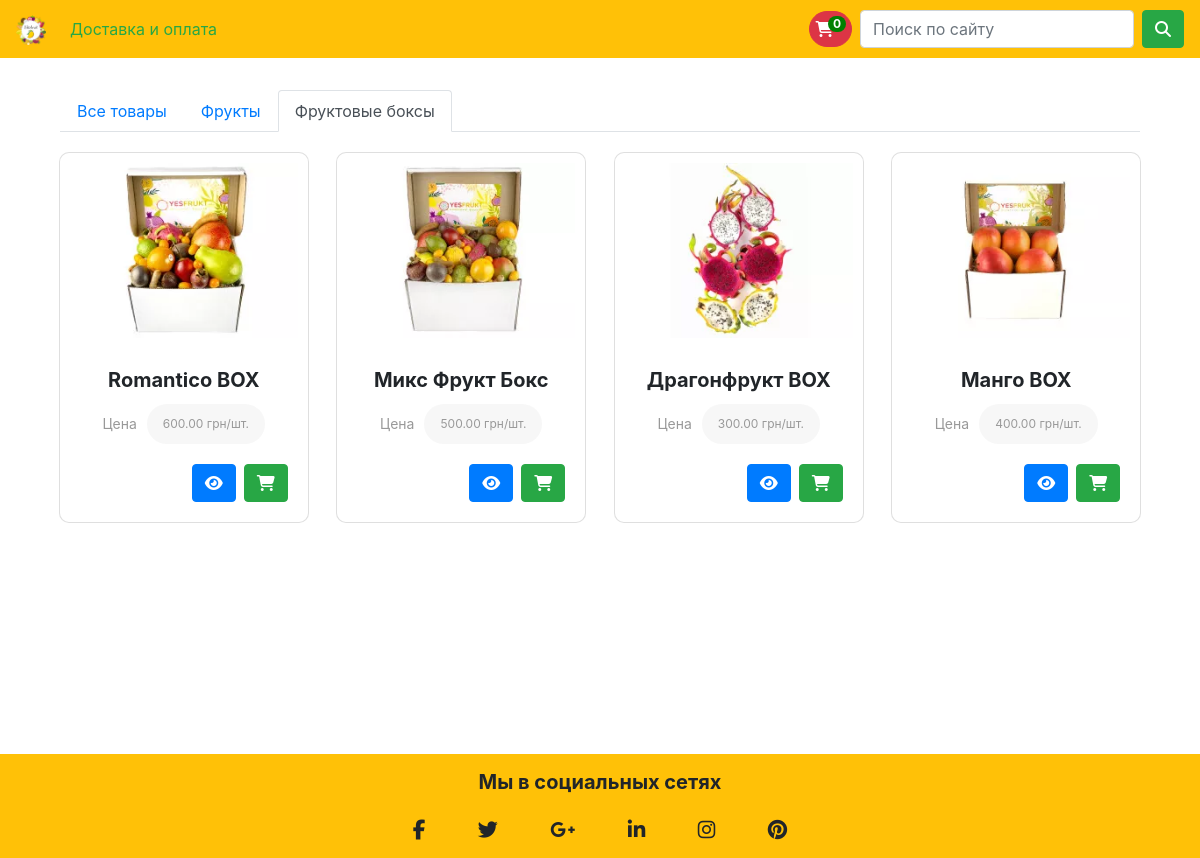
/?category_id=2, run on the app's committed database.
### main/models.py (models this page shows, shortened)
class Product(models.Model):
    name = models.CharField(max_length=200, db_index=True)
    image = models.ImageField(upload_to='products')
    description = models.TextField(blank=True)
    price = models.DecimalField(max_digits=10, decimal_places=2)
    stock = models.PositiveIntegerField()
    available = models.BooleanField(default=True)
    created = models.DateTimeField(auto_now_add=True)
    updated = models.DateTimeField(auto_now=True)
    category = models.ForeignKey(Category, related_name='products', null=True, on_delete=models.SET_NULL)
    class Meta:
        ordering = ('-created',)
        index_together = (('id', ),)
    def __str__(self):
        return self.name

### main/views.py (the view)
# urls.py: path('', views.index, name='index'),
def index(request):
    category = None
    category_id = request.GET.get('category_id')
    categories = Category.objects.all()
    query = request.GET.get('query')
    products = Product.objects.filter(available=True)
    if category_id:
        category = get_object_or_404(Category, pk=int(category_id))
        products = products.filter(category=category)
    if query:
        category = None
        products = products.filter(name__contains=query)
    template_url = 'main/pages/products.html'
    context = {
        'category': category,
        'categories_list': categories,
        'products_list': products,
    }
    return render(request, template_url, context)

### main/templates/main/pages/products.html
{% extends 'main/index.html' %}
{% block content %}
    <div class="container mt-3">
         <ul class="nav nav-tabs">
            <li class="nav-item">
                <a class="nav-link {% if not category.id %} active {% endif %}" href="/">Все товары</a>
            </li>
            <li class="nav-item">
                <a class="nav-link {% if category.id == 1 %} active {% endif %}" href="/?category_id=1">Фрукты</a>
            </li>
            <li class="nav-item">
                <a class="nav-link {% if category.id == 2 %} active {% endif %}" href="/?category_id=2">Фруктовые боксы</a>
            </li>
        </ul>
    </div>
    <div class="products-list">
        {% if products_list %}
            {% for product in products_list %}
                <div class="card product-card">
                    <div class="image-wrapper">
                        <img src="{{ product.image.url }}" alt="{{ product }}">
                    </div>
                    <div class="card-body">
                        <h5 class="card-title text-center">
                            <strong>{{ product }}</strong>
                        </h5>
                        <div class="product__price">
                            <strong>Цена</strong>
                            <div class="price">
                                <div class="price__current">
                                    <span>{{ product.price }}</span>
                                    грн/шт.
                                </div>
                            </div>
                        </div>
                        <div class="card-actions">
                            <a href="/products/{{ product.id }}" class="btn btn-primary rounded mx-2">
                                <i class="fas fa-eye"></i>
                            </a>
                            <button onclick="addProductToCart(event, {{ product.id }})"
                                    class="btn btn-success"
                                    id="btn_{{ product.id }}"
                            >
                                <span class="cart-btn fa rounded fa-shopping-cart"></span>
                            </button>
                        </div>
                    </div>
                </div>
            {% endfor %}
        {% else %}
            <p>No products in stock.</p>
        {% endif %}
    </div>
{% endblock %}

### main/static/main/css/index.css (style rules this page uses)
* { margin: 0; padding: 0; box-sizing: border-box; }
.products-list { display: flex; justify-content: space-around; flex-wrap: wrap; margin-top: 20px; margin-bottom: 150px; }
.product-card { max-width: 250px; max-height: 500px; border-radius: 10px; margin-bottom: 20px; }
.product-card .card-body { overflow: hidden; }
.product-card .card-actions { display: flex; justify-content: flex-end; }
.product-card .image-wrapper { padding: 10px; }
.product-card img { max-width: 100%; vertical-align: middle; }
.product__price { display: flex; align-items: center; border-radius: 24px; margin: auto 0 20px; justify-content: center; }
.product__price > strong { font-size: 14px; line-height: 1; margin: 0 10px 0 0; color: #999; font-weight: normal; }
.product__price .price__current { position: relative; padding: 0 16px; line-height: 40px; font-size: 12px; background: rgba(223,223,223,0.25); border-radius: 24px; color: #999; }

### data on the page
Product: image (picture), name "Romantico BOX", price "600.00"
Product: image (picture), name "Микс Фрукт Бокс", price "500.00"
Product: image (picture), name "Драгонфрукт BOX", price "300.00"
Product: image (picture), name "Манго BOX", price "400.00"
